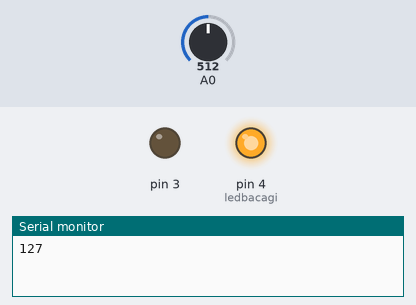
The sketch below on a simulated Arduino Uno, built with avr-gcc and run on an emulated ATmega328P. Parts: output pins drawn as LEDs (lit = HIGH), the last lines printed to the serial monitor. Inputs (shaded band) come from the test bench; at power-on: A0 = 512.

Above: at 1.8 s.
1.9 s: A0 set to 413
3.4 s: A0 set to 391
At 4.3 s:
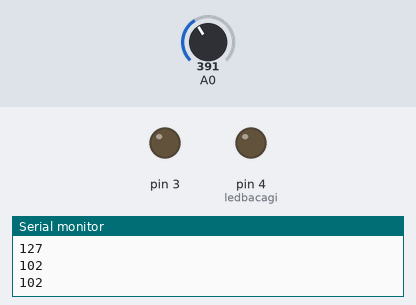
5.5 s: A0 set to 511
At 6.6 s:
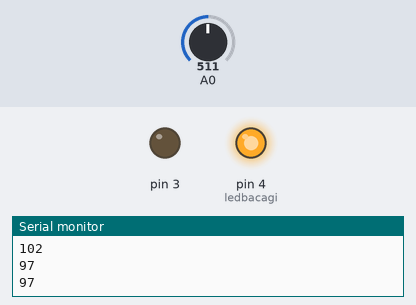
7.5 s: A0 set to 306
At 8.9 s:
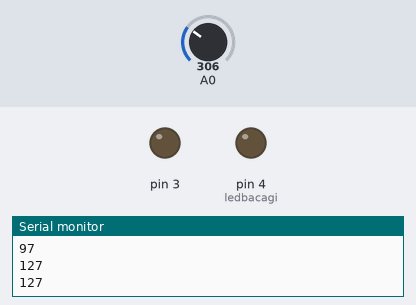
Timing chart, 0 to 10.5 s (numbered marks = the images above; inputs shaded):
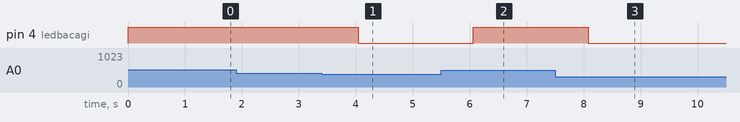

The sketch:

problem_seti-4.ino
```cpp
int ledbacagi = 4;
void setup()
{
  pinMode(A0,INPUT);
  pinMode(3,OUTPUT);
  pinMode(ledbacagi,OUTPUT);
  Serial.begin(9600);
}

void loop()
{
  int potDeger = analogRead(A0);
  int yeniDeger = map(potDeger,0,1023,0,255);
  if (yeniDeger>=100)
  {
    digitalWrite( ledbacagi, HIGH);
    delay(1000);
  }
  else {
        digitalWrite( ledbacagi, LOW);
        delay(1000);


  }
  Serial.println(yeniDeger);
  delay(10);
  //digitalWrite(3, map(analogRead(A0,0,1023,0,255));
  //Serial.println(map(analogRead(A0,0,1023,0,255));
  //delay(10);
}
```

Measured:
- the behaviour switches between 402 and 401 on A0 (found by bisection; images 0 and 1)
- after the input at 3.4 s, pin 4 (ledbacagi): HIGH → LOW after 0.64 s
- after the input at 5.5 s, pin 4 (ledbacagi): LOW → HIGH after 0.56 s
- after the input at 7.5 s, pin 4 (ledbacagi): HIGH → LOW after 0.58 s
